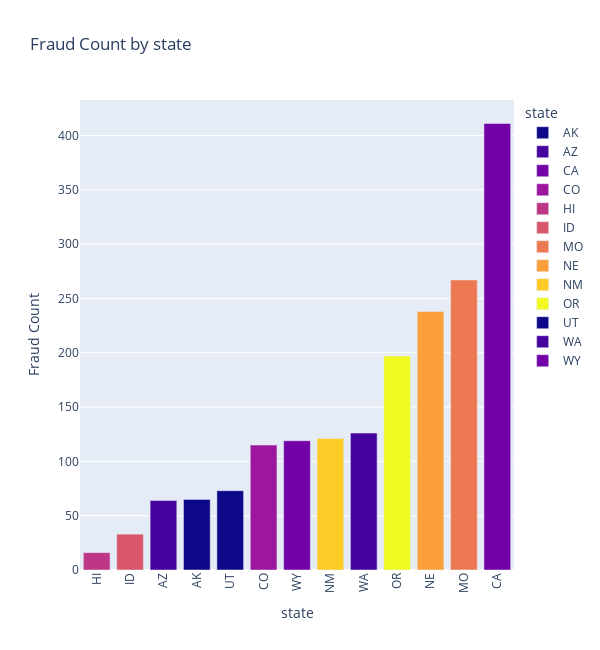

Notebook source saved alongside this figure:
### Code cell
#Creating a bar plot for fraud count by product category
fig = px.bar(
    fraud_counts_by_state, x='state', y='fraud_count', color='state',
    title='Fraud Count by state', labels={'category': 'state', 'fraud_count': 'Fraud Count'},
height=650, width=600, color_discrete_sequence=px.colors.sequential.Plasma)
#Updating the layout to rotate x-axis labels and set titles for x and y axes
fig.update_layout(xaxis_tickangle=-90, xaxis_title='state', yaxis_title='Fraud Count')
#Displaying the plot
fig.update_layout(xaxis={'categoryorder':'total ascending'}) 
fig.show()

### Figure 1 — Plotly figure (JSON) as saved in the notebook; plotly's stock layout.template omitted (floating-point values rounded to 4 significant figures)
{"data": [{"alignmentgroup": "True", "hovertemplate": "state=%{x}<br>Fraud Count=%{y}<extra></extra>", "legendgroup": "AK", "marker": {"color": "#0d0887", "pattern": {"shape": ""}}, "name": "AK", "offsetgroup": "AK", "orientation": "v", "showlegend": true, "textposition": "auto", "type": "bar", "x": ["AK"], "xaxis": "x", "y": [65], "yaxis": "y"}, {"alignmentgroup": "True", "hovertemplate": "state=%{x}<br>Fraud Count=%{y}<extra></extra>", "legendgroup": "AZ", "marker": {"color": "#46039f", "pattern": {"shape": ""}}, "name": "AZ", "offsetgroup": "AZ", "orientation": "v", "showlegend": true, "textposition": "auto", "type": "bar", "x": ["AZ"], "xaxis": "x", "y": [64], "yaxis": "y"}, {"alignmentgroup": "True", "hovertemplate": "state=%{x}<br>Fraud Count=%{y}<extra></extra>", "legendgroup": "CA", "marker": {"color": "#7201a8", "pattern": {"shape": ""}}, "name": "CA", "offsetgroup": "CA", "orientation": "v", "showlegend": true, "textposition": "auto", "type": "bar", "x": ["CA"], "xaxis": "x", "y": [411], "yaxis": "y"}, {"alignmentgroup": "True", "hovertemplate": "state=%{x}<br>Fraud Count=%{y}<extra></extra>", "legendgroup": "CO", "marker": {"color": "#9c179e", "pattern": {"shape": ""}}, "name": "CO", "offsetgroup": "CO", "orientation": "v", "showlegend": true, "textposition": "auto", "type": "bar", "x": ["CO"], "xaxis": "x", "y": [115], "yaxis": "y"}, {"alignmentgroup": "True", "hovertemplate": "state=%{x}<br>Fraud Count=%{y}<extra></extra>", "legendgroup": "HI", "marker": {"color": "#bd3786", "pattern": {"shape": ""}}, "name": "HI", "offsetgroup": "HI", "orientation": "v", "showlegend": true, "textposition": "auto", "type": "bar", "x": ["HI"], "xaxis": "x", "y": [16], "yaxis": "y"}, {"alignmentgroup": "True", "hovertemplate": "state=%{x}<br>Fraud Count=%{y}<extra></extra>", "legendgroup": "ID", "marker": {"color": "#d8576b", "pattern": {"shape": ""}}, "name": "ID", "offsetgroup": "ID", "orientation": "v", "showlegend": true, "textposition": "auto", "type": "bar", "x": ["ID"], "xaxis": "x", "y": [33], "yaxis": "y"}, {"alignmentgroup": "True", "hovertemplate": "state=%{x}<br>Fraud Count=%{y}<extra></extra>", "legendgroup": "MO", "marker": {"color": "#ed7953", "pattern": {"shape": ""}}, "name": "MO", "offsetgroup": "MO", "orientation": "v", "showlegend": true, "textposition": "auto", "type": "bar", "x": ["MO"], "xaxis": "x", "y": [267], "yaxis": "y"}, {"alignmentgroup": "True", "hovertemplate": "state=%{x}<br>Fraud Count=%{y}<extra></extra>", "legendgroup": "NE", "marker": {"color": "#fb9f3a", "pattern": {"shape": ""}}, "name": "NE", "offsetgroup": "NE", "orientation": "v", "showlegend": true, "textposition": "auto", "type": "bar", "x": ["NE"], "xaxis": "x", "y": [238], "yaxis": "y"}, {"alignmentgroup": "True", "hovertemplate": "state=%{x}<br>Fraud Count=%{y}<extra></extra>", "legendgroup": "NM", "marker": {"color": "#fdca26", "pattern": {"shape": ""}}, "name": "NM", "offsetgroup": "NM", "orientation": "v", "showlegend": true, "textposition": "auto", "type": "bar", "x": ["NM"], "xaxis": "x", "y": [121], "yaxis": "y"}, {"alignmentgroup": "True", "hovertemplate": "state=%{x}<br>Fraud Count=%{y}<extra></extra>", "legendgroup": "OR", "marker": {"color": "#f0f921", "pattern": {"shape": ""}}, "name": "OR", "offsetgroup": "OR", "orientation": "v", "showlegend": true, "textposition": "auto", "type": "bar", "x": ["OR"], "xaxis": "x", "y": [197], "yaxis": "y"}, {"alignmentgroup": "True", "hovertemplate": "state=%{x}<br>Fraud Count=%{y}<extra></extra>", "legendgroup": "UT", "marker": {"color": "#0d0887", "pattern": {"shape": ""}}, "name": "UT", "offsetgroup": "UT", "orientation": "v", "showlegend": true, "textposition": "auto", "type": "bar", "x": ["UT"], "xaxis": "x", "y": [73], "yaxis": "y"}, {"alignmentgroup": "True", "hovertemplate": "state=%{x}<br>Fraud Count=%{y}<extra></extra>", "legendgroup": "WA", "marker": {"color": "#46039f", "pattern": {"shape": ""}}, "name": "WA", "offsetgroup": "WA", "orientation": "v", "showlegend": true, "textposition": "auto", "type": "bar", "x": ["WA"], "xaxis": "x", "y": [126], "yaxis": "y"}, {"alignmentgroup": "True", "hovertemplate": "state=%{x}<br>Fraud Count=%{y}<extra></extra>", "legendgroup": "WY", "marker": {"color": "#7201a8", "pattern": {"shape": ""}}, "name": "WY", "offsetgroup": "WY", "orientation": "v", "showlegend": true, "textposition": "auto", "type": "bar", "x": ["WY"], "xaxis": "x", "y": [119], "yaxis": "y"}], "layout": {"barmode": "relative", "height": 650, "legend": {"title": {"text": "state"}, "tracegroupgap": 0}, "title": {"text": "Fraud Count by state"}, "width": 600, "xaxis": {"anchor": "y", "categoryarray": ["AK", "AZ", "CA", "CO", "HI", "ID", "MO", "NE", "NM", "OR", "UT", "WA", "WY"], "categoryorder": "total ascending", "domain": [0, 1], "tickangle": -90, "title": {"text": "state"}}, "yaxis": {"anchor": "x", "domain": [0, 1], "title": {"text": "Fraud Count"}}}}
